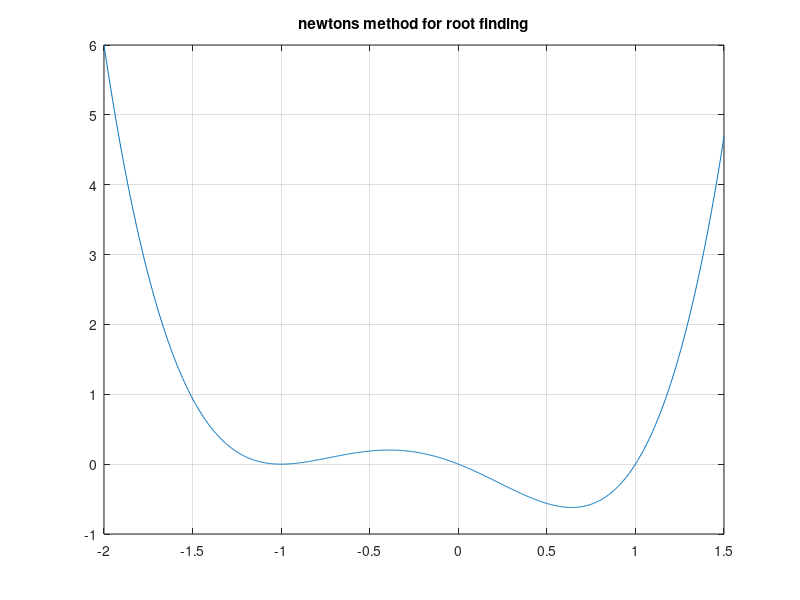

MATLAB code to generate this figure:
%% This document will serve as a visualization of the steps to regular newton
clc;
clear all;

xi = linspace(-2, 1.5, 1000);               %plotting vector

f = @(x) x.^4 + x.^3 - x.^2 - x;            %our function (random polynomial)
f_vec = xi.^4 + xi.^3 - xi.^2 - xi;         %vector form of same function
     
df = @(x) 4.*x.^3 + 3.*x.^2 - 2.*x - 1;     %hand derived true derivative
df_vec = 4.*xi.^3 + 3.*xi.^2 - 2.*xi - 1;   %hand derived vector form of function

figure(1);
plot(xi, f_vec)
title('newtons method for root finding')
grid on
hold on


xi = [1.3, -1.6, -0.1];             %initial guesses to test
xr = [0, 0, 0];                     %for storing roots
df(xi(1))

tol = 1e-4;                         %convergence tolerance
err = [10, 10, 10];                 %initial error to start loop

max_iter = 100;
iter = 1;

xr = xi;                            %init firgst guess
x_hist = xr;                        %store first guess

while err > tol
    xrold = xr;
    xr = xr - f(xr)./df(xr);        %newton's step
    
    
    err(iter, :) = abs((xr - xrold)/xr) * 100;      %check error

    iter = iter + 1;
    x_hist(iter, :) = xr;           %store history
    
end

%% Plotting stuff
% 
% for i = 1:length(x_hist)
%    
%         
%     
%     plot(x_hist(i,1), f(x_hist(i,1)), 'x', LineWidth= 1.1, Color='r')
%     plot(x_hist(i,2), f(x_hist(i,2)), 'x', LineWidth= 1.1,Color='#9e2bfc')
%     plot(x_hist(i,3), f(x_hist(i,3)), 'x', LineWidth= 1.1,Color='#02cc2e')
%     if i == 1, text(x_hist(i, :), f(x_hist(i,:)) + 0.3, '  first guess'), end
%     if err(i, 1) < tol, text(x_hist(i, 1), f(x_hist(i,1)) - 0.3, ' convergence'), end
%     if err(i, 2) < tol, text(x_hist(i, 2), f(x_hist(i,2)) - 0.3, ' convergence'), end
%     if err(i, 3) < tol, text(x_hist(i, 3), f(x_hist(i,3)) - 0.3, ' convergence'), end
%     w = waitforbuttonpress;
% end
